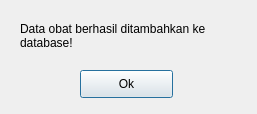
<?xml version="1.0" encoding="UTF-8"?>
<ui version="4.0">
 <class>Dialog</class>
 <widget class="QDialog" name="Dialog">
  <property name="geometry">
   <rect>
    <x>0</x>
    <y>0</y>
    <width>257</width>
    <height>114</height>
   </rect>
  </property>
  <property name="windowTitle">
   <string>Dialog</string>
  </property>
  <widget class="QPushButton" name="OKButton">
   <property name="geometry">
    <rect>
     <x>80</x>
     <y>70</y>
     <width>93</width>
     <height>28</height>
    </rect>
   </property>
   <property name="text">
    <string>Ok</string>
   </property>
  </widget>
  <widget class="QLabel" name="label">
   <property name="geometry">
    <rect>
     <x>20</x>
     <y>10</y>
     <width>211</width>
     <height>51</height>
    </rect>
   </property>
   <property name="text">
    <string>Data obat berhasil ditambahkan ke database!</string>
   </property>
   <property name="wordWrap">
    <bool>true</bool>
   </property>
  </widget>
 </widget>
 <resources/>
 <connections/>
</ui>
